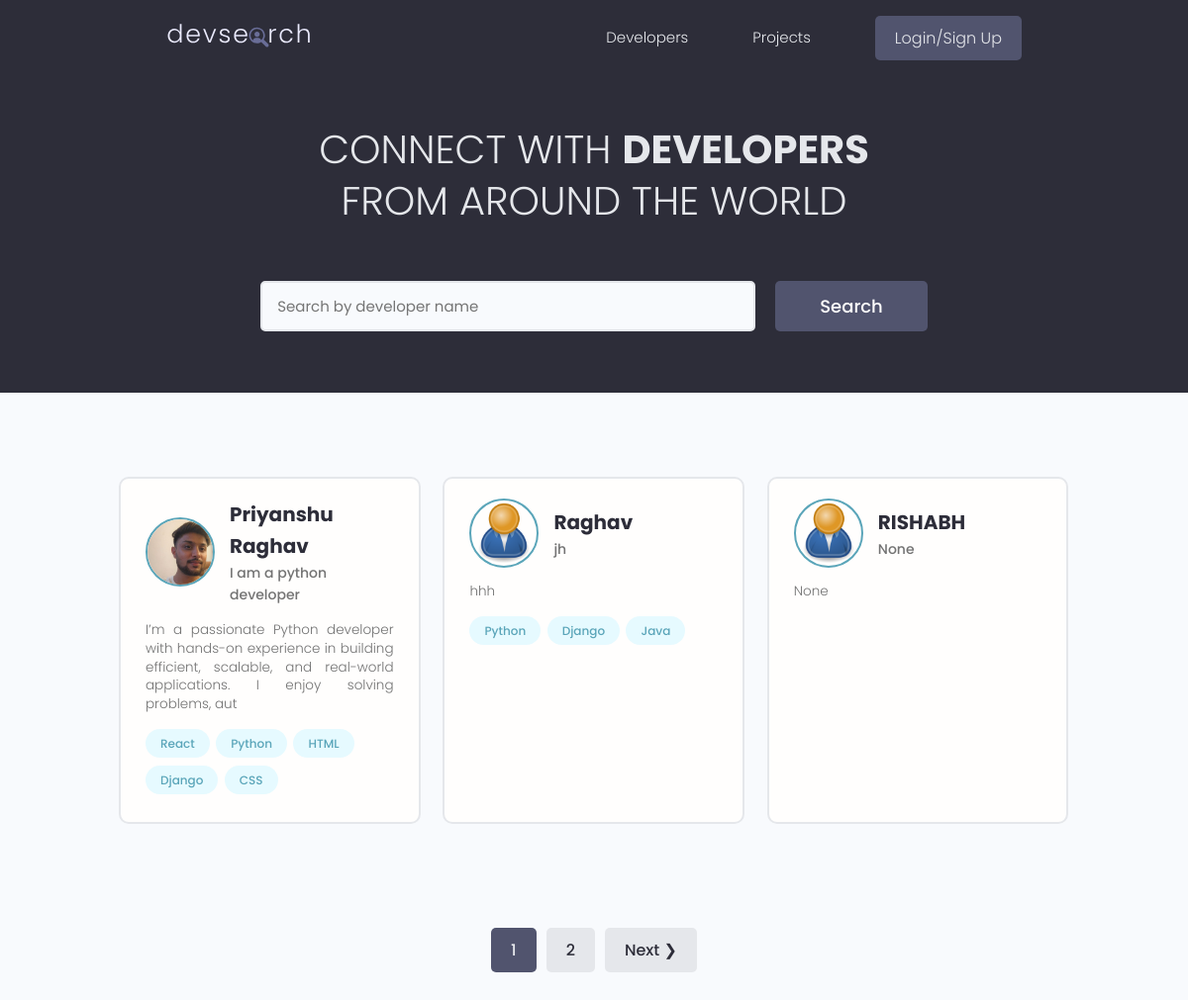
The page / on the database its author committed.
### users/models.py (models this page shows, shortened)
class Profile(models.Model):
    user=models.OneToOneField(User,on_delete=models.CASCADE,null=True,blank=True)
    name=models.CharField(max_length=200,blank=True,null=True)
    email=models.EmailField(max_length=500,blank=True,null=True)
    user_name=models.CharField(max_length=200,blank=True,null=True)
    location=models.CharField(max_length=200,blank=True,null=True)
    short_intro=models.CharField(max_length=200,blank=True,null=True)
    bio=models.TextField(blank=True,null=True)
    profile_image=models.ImageField(null=True,blank=True,upload_to='profiles/',default="profiles/user-default.png")
    social_github=models.CharField(max_length=200,blank=True,null=True)
    social_twitter=models.CharField(max_length=200,blank=True,null=True)
    social_linkedin=models.CharField(max_length=200,blank=True,null=True)
    social_youtube=models.CharField(max_length=200,blank=True,null=True)
    social_website=models.CharField(max_length=200,blank=True,null=True)
    created=models.DateTimeField(auto_created=True,null=True,blank=True)
    id=models.UUIDField(default=uuid.uuid4,unique=True,primary_key=True,editable=False)

class Skill(models.Model):
    owner = models.ForeignKey(
        Profile,on_delete=models.CASCADE,null=True,blank=True)
    name= models.CharField(max_length=200,blank=True,null=True)
    description = models.TextField(null=True,blank=True)
    created=models.DateTimeField(auto_created=True,null=True,blank=True)
    id=models.UUIDField(default=uuid.uuid4,unique=True,primary_key=True,editable=False)
    def __str__(self):
        return str(self.name)

### users/views.py (the view)
# urls.py: path('', views.profiles, name = "profiles"),
def profiles(request):
    profiles,search_query=searchProfiles(request)
    custom_range,profiles=paginateProfiles(request,profiles,3)
    context = {'profiles':profiles,'search_query':search_query,'custom_range':custom_range}
    return render(request, 'users/profiles.html',context)

### users/utils.py (called while the page is built)
def paginateProfiles(request,profiles,results):
    page=request.GET.get('page')
    paginator=Paginator(profiles, results)
    try:
        profiles=paginator.page(page)
    except PageNotAnInteger:
        page=1
        profiles=paginator.page(page)
    except EmptyPage:
        page=paginator.num_pages
        profiles=paginator.page(page)
    leftIndex=(int(page)-4)
    if leftIndex<1:
        leftIndex=1
    rightIndex=(int(page)+5)
    if rightIndex>paginator.num_pages:
        rightIndex=paginator.num_pages+1
    custom_range=range(leftIndex,rightIndex)
    return custom_range,profiles

def searchProfiles(request):
    search_query=''
    if request.GET.get('search_query'):
        search_query = request.GET.get('search_query')
    skills= Skill.objects.filter(name__icontains=search_query)
    profiles=Profile.objects.distinct().filter(
        Q(name__icontains=search_query) |
        Q(short_intro__icontains=search_query)|
        Q(skill__in=skills)
        ).order_by('-created')
    return profiles,search_query

### users/templates/users/profiles.html (shortened to what this page needs)
{% extends 'main.html' %}
{% block content %}
  <main class="home">
    <section class="hero-section text-center">
      <div class="container container--narrow">
        <div class="hero-section__box">
          <h2>CONNECT WITH <span>DEVELOPERS</span></h2>
          <h2>FROM AROUND THE WORLD</h2>
        </div>
        <div class="hero-section__search">
          <form id='searchForm' class="form" action="{% url 'profiles' %}" method="get">
            <div class="form__field">
              <input class="input input--text" id="formInput#search" type="text" name="search_query"
               value="{{search_query}}" placeholder="Search by developer name" />
            </div>
            <input class="btn btn--sub btn--lg" type="submit" value="Search" />
          </form>
        </div>
      </div>
    </section>
    <section class="devlist">
      <div class="container">
        <div class="grid grid--three">
          {% for profile in profiles %}
          <div class="column card">
            <div class="dev">
              <a href="{% url 'user-profile' profile.id %}" class="card__body">
                <div class="dev__profile">
                  <img class="avatar avatar--md" src="{{profile.profile_image.url}}" alt="image" />
                  <div class="dev__meta">
                    <h3>{{profile.name}}</h3>
                    <h5>{{profile.short_intro|slice:"60"}}</h5>
                  </div>
                </div>
                <p class="dev__info">{{profile.bio|slice:"150"}}</p>
                <div class="dev__skills">
                  {% for skill in profile.skill_set.all|slice:"5" %}
                  <span class="tag tag--pill tag--main">
                    <small>{{skill}}</small>
                  </span>
                  {% endfor %}
                </div>
              </a>
            </div>
          </div>
          {% endfor %}
        </div>
      </div>
    </section>
    {% include 'pagination.html' with queryset=profiles custom_range=custom_range %}
  </main>
{% endblock content %}

### static/styles/app.css (style rules this page uses)
:root { --color-sub: #2d2d39; }
.btn--sub { background-color: var(--color-sub-light); }
.card { border: 2px solid var(--color-light); }
img { width: 100%; }
.hero-section { height: 40vh; display: flex; align-items: center; background-color: var(--color-sub); }
.hero-section__box { margin-bottom: 4rem; }
.hero-section__box > h2, .hero-section__box > h2 > span { font-size: 4rem; color: var(--color-light); line-height: 1.3; text-transform: uppercase; }
.hero-section__box > h2 { font-weight: 300; }
.hero-section__box > h2 > span { font-weight: 700; }
.hero-section__search > .form { display: flex; align-items: center; justify-content: center; gap: 2rem; }
.hero-section__search > .form input.input--text { width: 50rem; }
.devlist { margin-top: 8rem; }
.devlist .grid { align-items: stretch; }
.devlist .dev .dev__profile { display: flex; align-items: center; gap: 1.5rem; }
.devlist .dev .dev__meta h3 { color: var(--color-sub); font-size: 2rem; font-weight: 700; }
.devlist .dev .dev__meta h5 { color: var(--color-text); font-size: 1.4rem; font-weight: 500; }
.devlist .dev .dev__info { margin: 1.5rem 0; font-size: 1.35rem; line-height: 1.4; text-align: justify; }

### static/uikit/styles/modules/_variables.css (style rules this page uses)
:root { --color-main: #5aa5b9; --color-main-light: #e6faff; --color-sub: #3f4156; --color-sub-light: #51546e; --color-sub-lighter: #ededfd; --color-text: #737373; --color-gray: #8b8b8b; --color-light: #e5e7eb; --color-light-gray: #767676; --color-bg: #f8fafd; --color-white: #fffefd; --color-white-light: #f3f3f3; --color-success: #359e64; --color-success-bg: #def8e8; --color-error: #fc4b0b; --color-error-bg: #fff2ee; --font-base: 'Poppins', arial, helvetica, 'Segoe UI', roboto, ubuntu, sans-serif; --font-monospace: 'Fira Code', 'Courier New', courier, monospace; --font-regular: 300; --font-medium: 500; --font-bold: 700; --generic-shadow: 1px 1px 5px #00000010; --generic-transition: all 0.3s ease-in-out; }

### static/uikit/styles/modules/_base.css (style rules this page uses)
* { margin: 0; padding: 0; box-sizing: border-box; text-rendering: optimizeLegibility; color: inherit; font-size: inherit; }
html { font-size: 50%; }
@media only screen and (min-width: 480px) { html { font-size: 56.25%; } }
@media only screen and (min-width: 1200px) { html { font-size: 62.5%; } }
body { line-height: 1.6; font-weight: 400; font-size: 1.5rem; color: var(--color-text); background-color: var(--color-bg); min-height: 100vh; }

### static/uikit/styles/modules/_typography.css (style rules this page uses)
* { font-family: var(--font-base); }
h2 { font-size: 3.6rem; font-weight: var(--font-bold); }
h3 { font-size: 3.2rem; font-weight: var(--font-medium); }
h5 { font-size: 2.4rem; font-weight: var(--font-medium); }
h5, h6 { font-weight: var(--font-regular); }
p, span, strong { font-size: 1.6rem; color: var(--color-text); font-weight: var(--font-regular); }
a { padding-bottom: 2px; text-decoration: none; display: inline-block; color: var(--color-main); font-weight: var(--font-medium); }

### static/uikit/styles/modules/_utilities.css (style rules this page uses)
.container { width: 92%; max-width: 165rem; margin: 0 auto; box-sizing: border-box; }
.container--narrow { width: 92%; max-width: 120rem; }
@media screen and (min-width: 1000px) { .container { width: 90%; } }
@media screen and (min-width: 1000px) { .container--narrow { width: 85%; } }
@media screen and (min-width: 1200px) { .container { width: 80%; } }
@media screen and (min-width: 1200px) { .container--narrow { width: 72%; } }
.text-center { text-align: center; }

### static/uikit/styles/modules/_avatar.css (style rules this page uses)
.avatar { border-radius: 50%; border: 2px solid var(--color-main); object-fit: cover; }
.avatar--md { height: 7rem; width: 7rem; }

### static/uikit/styles/modules/_button.css (style rules this page uses)
.btn { display: inline-block; position: relative; cursor: pointer; background-color: var(--color-light); font-weight: var(--font-medium); color: var(--color-sub); text-decoration: none; padding: 1rem 2rem; border-radius: 0.5rem; border: none; width: -webkit-fit-content; width: -moz-fit-content; width: fit-content; height: -webkit-fit-content; height: -moz-fit-content; height: fit-content; font-size: 1.6rem; outline-width: 0; outline-color: transparent; -webkit-backface-visibility: hidden; backface-visibility: hidden; transition: all 0.3s ease-in-out; }
.btn--sub { background-color: var(--color-sub); color: var(--color-white); }
.btn--lg { font-size: 1.8rem; padding: 1.2rem 4.5rem; }

### static/uikit/styles/modules/_card.css (style rules this page uses)
.card { border-radius: 1rem; background-color: var(--color-white); border: 1.5px solid var(--color-light); width: auto; height: auto; margin-top: 0.5rem; margin-bottom: 0.5rem; overflow: hidden; }
.card__body, .card__header { padding: 2rem 2.5rem; }

### rows shown on the page
Profile: profile_image (picture), name "Priyanshu Raghav", short_intro "I am a python developer", bio "I’m a passionate Python developer with hands-on experience in building efficient, scalable, and real-world applications. I enjoy solving problems, aut"
Skill: name "React"
Skill: name "Python"
Skill: name "HTML"
Skill: name "Django"
Skill: name "CSS"
Profile: profile_image (placeholder picture), name "Raghav", short_intro "jh", bio "hhh"
Skill: name "Python"
Skill: name "Django"
Skill: name "Java"
Profile: profile_image (placeholder picture), name "RISHABH", short_intro "None", bio "None"

### other values the page prints
{{ page }} "1"
{{ page }} "2"
